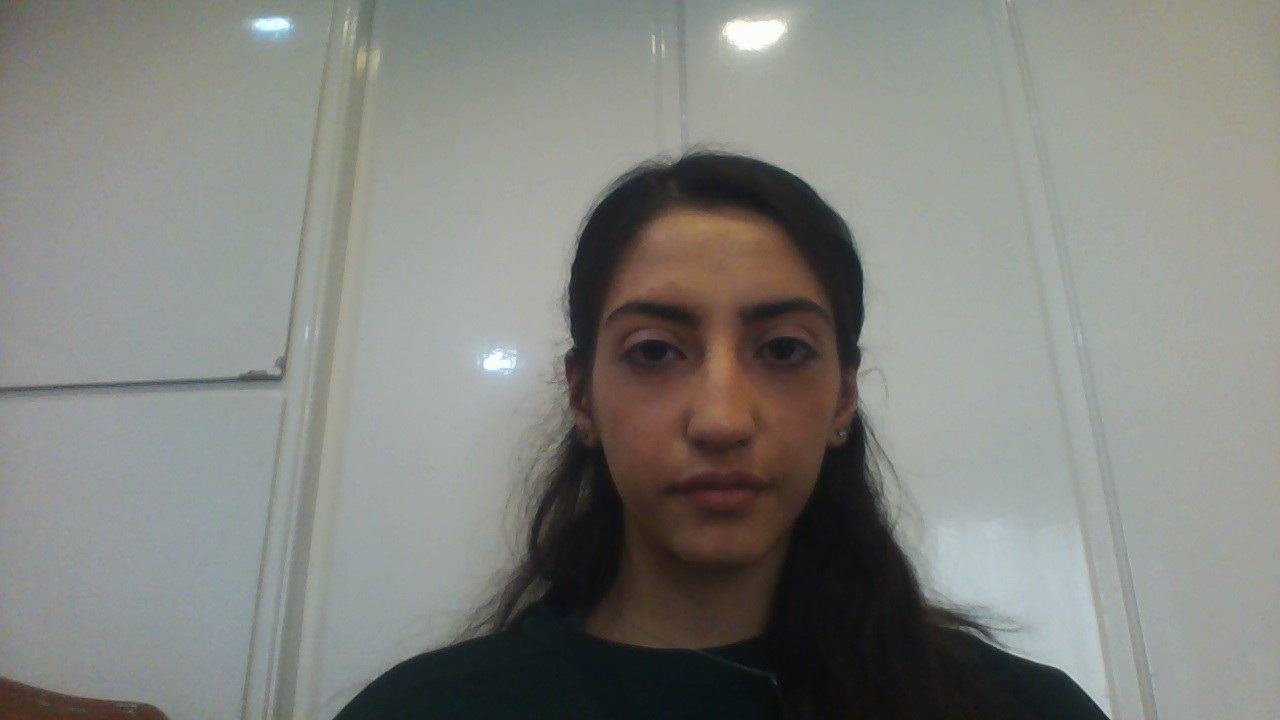
#> input picture Codes/1.jpg, 1280 x 720 px, found by its file name
$ python 'STFT(short-time).py'
#> lines starting #> are read from the running program, lines starting #| are printed output that depends on the picture; long printed decimals are rounded
import cv2
from scipy import fft


img=cv2.imread("G:/Classical Object Detection/1.jpg",0)
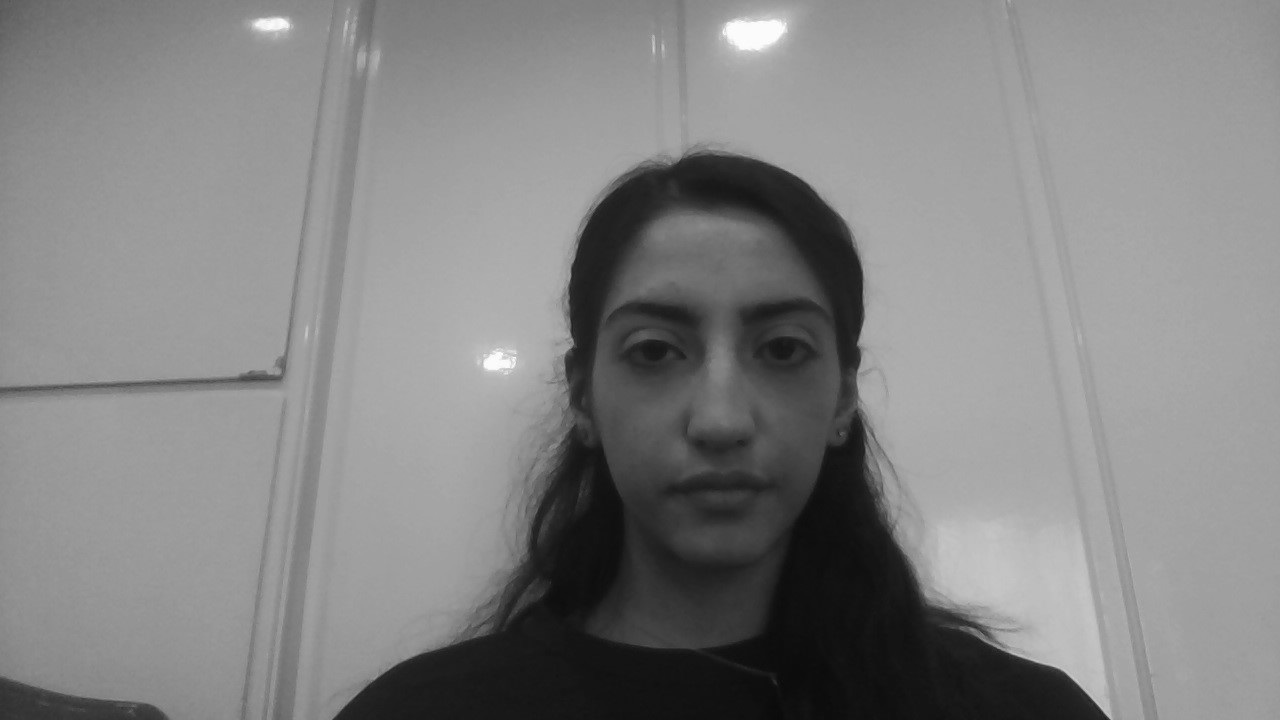
#> img: shape (720, 1280); min 8, max 255, mean 130.8
print(img.shape)
#| (720, 1280)
fft2_list=[]
i=1
j=1
while(i+64<img.shape[0]):
    while(j+64<img.shape[1]):
        img_crop = img[i:i+64,j:j+64]
        fft2=fft.fft2(img_crop)
        fft2_abs=abs(fft2)
        fft2_abs=((fft2_abs-fft2_abs.min())/(fft2_abs.max()-fft2_abs.min()))*255.0
        fft2_list.append(fft2_abs[:4,:4])
        j+=32
    i+=32
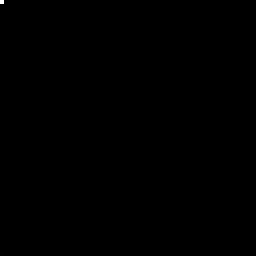
#> fft2_abs: shape (64, 64) float64 (shown 4 times larger); min 0, max 255, mean 0.1
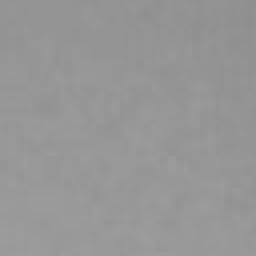
#> img_crop: shape (64, 64) (shown 4 times larger); min 142, max 157, mean 150.1
#> after the loop, fft2_list = 38 items; i = 673; j = 1217

print(fft2_list[0])
#| [[2.55000000e+02 6.47805248e+00 3.18898202e+00 2.26413850e+00]
#|  [7.60114498e+00 7.34391255e-01 3.35902116e-01 1.08721563e-01]
#|  [3.61150772e+00 4.19199722e-01 5.03894342e-01 1.14682026e-01]
#|  [2.46261697e+00 2.80467879e-01 3.63112352e-01 2.07528803e-01]]

$ run again, with Codes/2.jpg copied over Codes/1.jpg
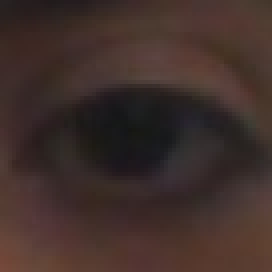
#> input picture Codes/2.jpg, 68 x 68 px, found by its file name (shown 4 times larger)
#> `img=cv2.imread("G:/Classical Object Detection/1.jpg",0)`:
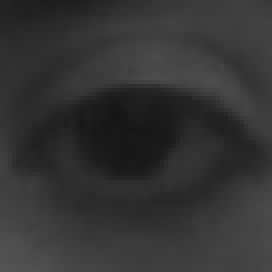
#> img: shape (68, 68) (shown 4 times larger); min 21, max 85, mean 51.5
#| (68, 68)
#> after the loop `while(i+64<img.shape[0]):`: fft2_list = [[[255, 15.03, 1.82, 3.15], [28.41, 9.35, 5.85, 1.96], [12.89, 9.95, 2.53, 1.67], [9.69, 1.88, 2.14, 2.69]]]; i = 33
#| [[255.          15.032   1.824   3.148]
#|  [ 28.405   9.352   5.851   1.957]
#|  [ 12.890   9.949   2.530   1.674]
#|  [  9.689   1.885   2.141   2.691]]
